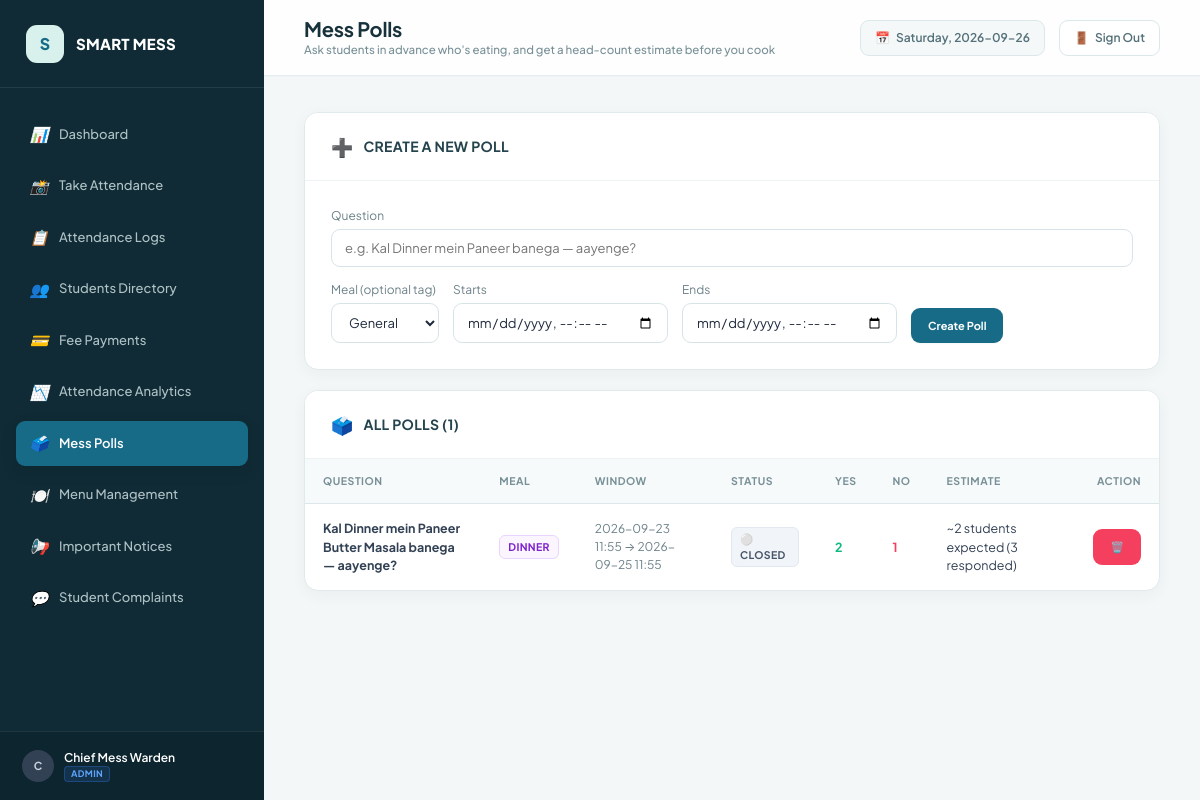
The app's page /admin/polls (signed in) with its own data.
### tables this page shows
CREATE TABLE polls (
        id INTEGER PRIMARY KEY AUTOINCREMENT,
        question TEXT NOT NULL,
        meal TEXT,
        start_time TEXT NOT NULL,
        end_time TEXT NOT NULL,
        created_by TEXT DEFAULT 'Mess Admin',
        created_at TEXT NOT NULL
    );

### app.py (the view, shortened to what this page needs)
@app.route("/admin/polls", methods=["GET", "POST"])
@admin_required
def admin_polls():
    conn = get_db_connection()
    cursor = conn.cursor()
    cursor.execute("SELECT * FROM polls ORDER BY id DESC")
    polls = cursor.fetchall()
    now_str = datetime.now().strftime("%Y-%m-%dT%H:%M")
    poll_list = []
    for p in polls:
        cursor.execute("SELECT response, COUNT(*) as cnt FROM poll_responses WHERE poll_id = ? GROUP BY response", (p["id"],))
        tally_rows = cursor.fetchall()
        tally = {"Yes": 0, "No": 0}
        for r in tally_rows:
            tally[r["response"]] = r["cnt"]
        is_active = p["start_time"] <= now_str <= p["end_time"]
        poll_list.append({
            "id": p["id"],
            "question": p["question"],
            "meal": p["meal"],
            "start_time": p["start_time"],
            "end_time": p["end_time"],
            "created_by": p["created_by"],
            "is_active": is_active,
            "yes_count": tally["Yes"],
            "no_count": tally["No"],
            "total_responses": tally["Yes"] + tally["No"]
        })
    conn.close()
    return render_template("admin/polls.html", polls=poll_list, meal_types=["Breakfast", "Lunch", "Dinner"])

### app.py (called while the page is built)
def admin_required(f):
    @wraps(f)
    def decorated_function(*args, **kwargs):
        if "user_role" not in session or session["user_role"] != "admin":
            flash("Admin access required. Please log in as an administrator.", "warning")
            return redirect(url_for("login"))
        return f(*args, **kwargs)
    return decorated_function

@app.context_processor
def inject_global_vars():
    now = datetime.now()
    return {
        "current_year": now.year,
        "current_date": now.strftime("%Y-%m-%d"),
        "current_day": now.strftime("%A"),
        "user_role": session.get("user_role"),
        "user_name": session.get("user_name"),
        "user_id": session.get("user_id"),
        "student_id": session.get("student_id")
    }

### database.py (called while the page is built)
def get_db_connection():
    conn = sqlite3.connect(DB_PATH)
    conn.row_factory = sqlite3.Row
    conn.execute("PRAGMA foreign_keys = ON;")
    return conn

### templates/admin/polls.html (shortened to what this page needs)
{% extends "base.html" %}
{% block page_title %}Mess Polls{% endblock %}
{% block page_subtitle %}Ask students in advance who's eating, and get a head-count estimate before you cook{% endblock %}
{% block content %}
<div class="card" style="margin-bottom: 20px;">
  <div class="card-header">
    <div class="card-title">
      <span>➕</span>
      <h3>Create a New Poll</h3>
    </div>
  </div>
  <div class="card-body">
    <form method="POST" action="{{ url_for('admin_polls') }}">
      <div style="margin-bottom: 14px;">
        <label style="display:block; font-size: 12px; color: var(--text-muted); margin-bottom: 4px;">Question</label>
        <input
          type="text"
          name="question"
          class="form-control"
          placeholder="e.g. Kal Dinner mein Paneer banega — aayenge?"
          required
        >
      </div>
      <div style="display: flex; gap: 14px; flex-wrap: wrap;">
        <div>
          <label style="display:block; font-size: 12px; color: var(--text-muted); margin-bottom: 4px;">Meal (optional tag)</label>
          <select name="meal" class="form-control">
            <option value="">General</option>
          </select>
        </div>
        <div>
          <label style="display:block; font-size: 12px; color: var(--text-muted); margin-bottom: 4px;">Starts</label>
          <input type="datetime-local" name="start_time" class="form-control" required>
        </div>
        <div>
          <label style="display:block; font-size: 12px; color: var(--text-muted); margin-bottom: 4px;">Ends</label>
          <input type="datetime-local" name="end_time" class="form-control" required>
        </div>
        <div style="align-self: flex-end;">
          <button type="submit" class="btn btn-primary btn-sm">Create Poll</button>
        </div>
      </div>
    </form>
  </div>
</div>
<div class="card">
  <div class="card-header">
    <div class="card-title">
      <span>🗳️</span>
      <h3>All Polls ({{ polls | length }})</h3>
    </div>
  </div>
  <div class="card-body" style="padding: 0;">
    <div class="table-responsive">
      <table class="custom-table">
        <thead>
          <tr>
            <th>Question</th>
            <th>Meal</th>
            <th>Window</th>
            <th>Status</th>
            <th>Yes</th>
            <th>No</th>
            <th>Estimate</th>
            <th style="text-align: right;">Action</th>
          </tr>
        </thead>
        <tbody>
          {% for p in polls %}
            <tr>
              <td><strong>{{ p.question }}</strong></td>
              <td>
                {% if p.meal %}
                  <span class="badge badge-{{ p.meal | lower }}">{{ p.meal }}</span>
                {% else %}
                  <span class="badge badge-normal">General</span>
                {% endif %}
              </td>
              <td style="font-size: 12px; color: var(--text-muted);">{{ p.start_time.replace('T', ' ') }} → {{ p.end_time.replace('T', ' ') }}</td>
              <td>
                {% if p.is_active %}
                  <span class="badge badge-paid">🟢 Active</span>
                {% else %}
                  <span class="badge badge-normal">⚪ Closed</span>
                {% endif %}
              </td>
              <td><strong style="color: var(--success);">{{ p.yes_count }}</strong></td>
              <td><strong style="color: var(--danger);">{{ p.no_count }}</strong></td>
              <td>~{{ p.yes_count }} students expected ({{ p.total_responses }} responded)</td>
              <td style="text-align: right;">
                <form method="POST" action="{{ url_for('admin_delete_poll', poll_id=p.id) }}" style="display:inline;" onsubmit="return confirm('Delete this poll?');">
                  <button class="btn btn-danger btn-sm" title="Delete poll">🗑️</button>
                </form>
              </td>
            </tr>
          {% else %}
            <tr>
              <td colspan="8" style="text-align: center; color: var(--text-muted); padding: 24px;">No polls created yet.</td>
            </tr>
          {% endfor %}
        </tbody>
      </table>
    </div>
  </div>
</div>
{% endblock %}

### records on screen
polls: question "Kal Dinner mein Paneer Butter Masala banega — aayenge?", meal "DINNER", start_time.replace "2026-09-23 11:55", end_time.replace "2026-09-25 11:55", yes_count "2", no_count "1", total_responses "3"

### other values on screen
{{ (user_name[0] if user_name else 'U') | upper }} "C"
{{ user_name or 'User' }} "Chief Mess Warden"
{{ polls | length }} "1"
